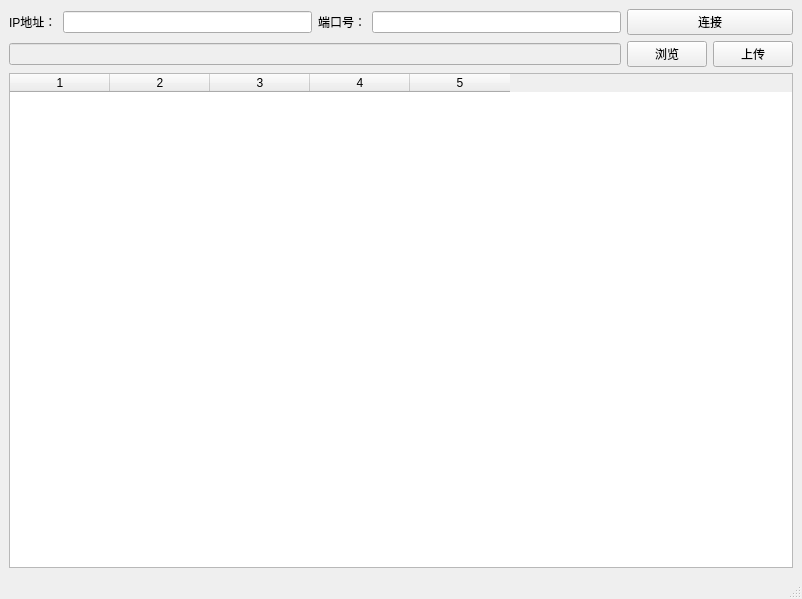
<?xml version="1.0" encoding="UTF-8"?>
<ui version="4.0">
 <class>MainWindow</class>
 <widget class="QMainWindow" name="MainWindow">
  <property name="geometry">
   <rect>
    <x>0</x>
    <y>0</y>
    <width>802</width>
    <height>599</height>
   </rect>
  </property>
  <property name="windowTitle">
   <string>下位机通讯客户端</string>
  </property>
  <widget class="QWidget" name="centralwidget">
   <layout class="QGridLayout" name="gridLayout">
    <item row="1" column="5">
     <widget class="QPushButton" name="upload_btn">
      <property name="text">
       <string>上传</string>
      </property>
     </widget>
    </item>
    <item row="0" column="4" colspan="2">
     <widget class="QPushButton" name="switch_btn">
      <property name="text">
       <string>连接</string>
      </property>
     </widget>
    </item>
    <item row="0" column="0">
     <widget class="QLabel" name="ip_label">
      <property name="text">
       <string>IP地址：</string>
      </property>
     </widget>
    </item>
    <item row="0" column="3">
     <widget class="QLineEdit" name="port_lineEdit"/>
    </item>
    <item row="1" column="4">
     <widget class="QPushButton" name="browse_btn">
      <property name="text">
       <string>浏览</string>
      </property>
     </widget>
    </item>
    <item row="0" column="1">
     <widget class="QLineEdit" name="ip_lineEdit"/>
    </item>
    <item row="0" column="2">
     <widget class="QLabel" name="port_label">
      <property name="text">
       <string>端口号：</string>
      </property>
     </widget>
    </item>
    <item row="1" column="0" colspan="4">
     <widget class="QLineEdit" name="filepath_lineEdit">
      <property name="enabled">
       <bool>false</bool>
      </property>
     </widget>
    </item>
    <item row="2" column="0" colspan="6">
     <widget class="QTableWidget" name="tableWidget">
      <property name="autoScroll">
       <bool>true</bool>
      </property>
      <property name="horizontalScrollMode">
       <enum>QAbstractItemView::ScrollPerItem</enum>
      </property>
      <property name="rowCount">
       <number>0</number>
      </property>
      <property name="columnCount">
       <number>5</number>
      </property>
      <attribute name="horizontalHeaderCascadingSectionResizes">
       <bool>false</bool>
      </attribute>
      <attribute name="horizontalHeaderMinimumSectionSize">
       <number>25</number>
      </attribute>
      <attribute name="horizontalHeaderShowSortIndicator" stdset="0">
       <bool>false</bool>
      </attribute>
      <attribute name="horizontalHeaderStretchLastSection">
       <bool>false</bool>
      </attribute>
      <column/>
      <column/>
      <column/>
      <column/>
      <column/>
     </widget>
    </item>
   </layout>
  </widget>
  <widget class="QMenuBar" name="menubar">
   <property name="geometry">
    <rect>
     <x>0</x>
     <y>0</y>
     <width>802</width>
     <height>23</height>
    </rect>
   </property>
  </widget>
  <widget class="QStatusBar" name="statusbar"/>
 </widget>
 <resources/>
 <connections/>
</ui>
